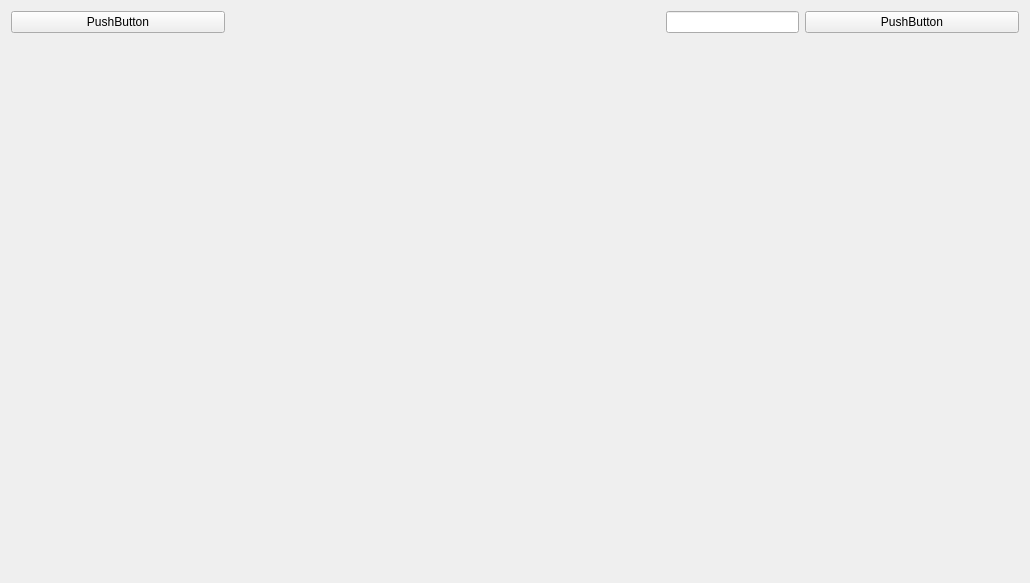
<?xml version="1.0" encoding="UTF-8"?>
<ui version="4.0">
 <class>Form</class>
 <widget class="QWidget" name="Form">
  <property name="geometry">
   <rect>
    <x>0</x>
    <y>0</y>
    <width>1030</width>
    <height>583</height>
   </rect>
  </property>
  <property name="windowTitle">
   <string>Form</string>
  </property>
  <layout class="QVBoxLayout" name="verticalLayout">
   <item>
    <layout class="QVBoxLayout" name="verticalLayout_2" stretch="1,6">
     <item>
      <layout class="QHBoxLayout" name="horizontalLayout" stretch="1,2,5,1">
       <property name="sizeConstraint">
        <enum>QLayout::SetMaximumSize</enum>
       </property>
       <item>
        <widget class="QPushButton" name="btn_return">
         <property name="text">
          <string>PushButton</string>
         </property>
        </widget>
       </item>
       <item>
        <widget class="QWidget" name="widget" native="true"/>
       </item>
       <item>
        <widget class="QLineEdit" name="lineEdit">
         <property name="maximumSize">
          <size>
           <width>133</width>
           <height>16777215</height>
          </size>
         </property>
        </widget>
       </item>
       <item>
        <widget class="QPushButton" name="pushButton">
         <property name="text">
          <string>PushButton</string>
         </property>
        </widget>
       </item>
      </layout>
     </item>
     <item>
      <layout class="QHBoxLayout" name="horizontalLayout_5"/>
     </item>
    </layout>
   </item>
  </layout>
 </widget>
 <resources/>
 <connections/>
</ui>
